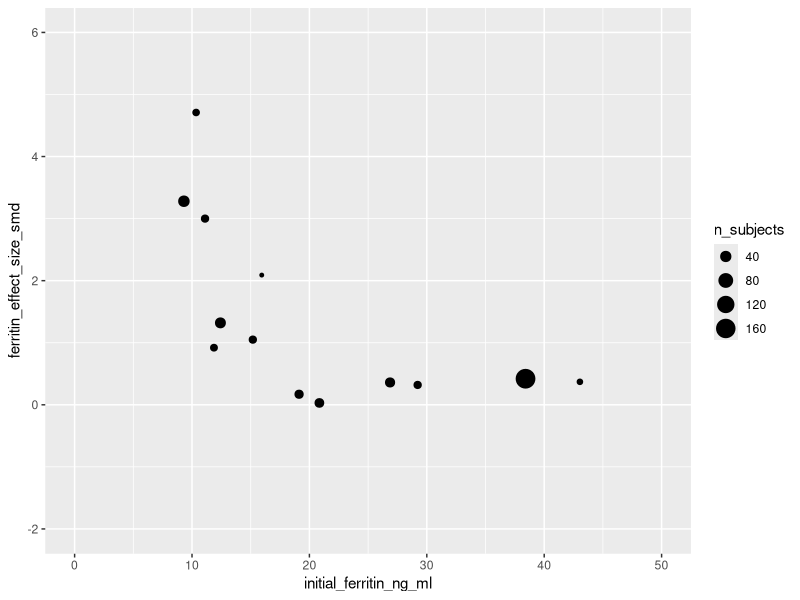
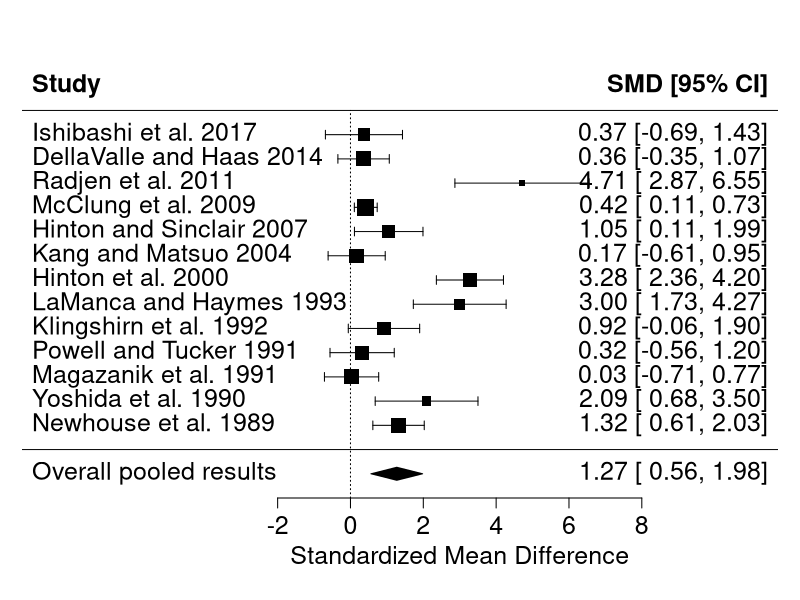
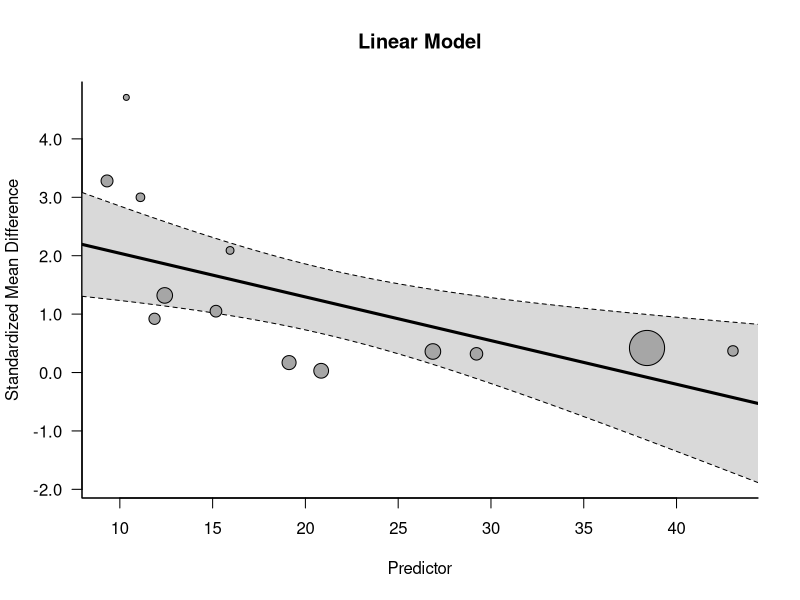
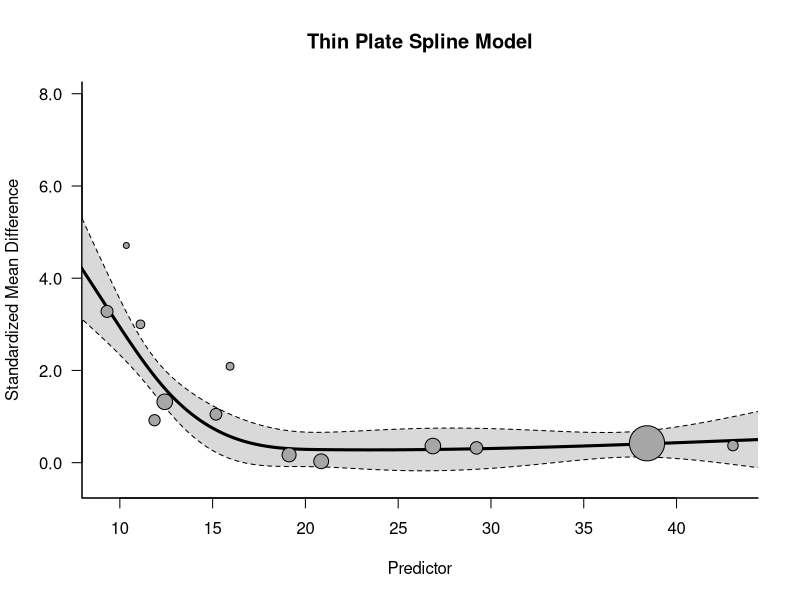
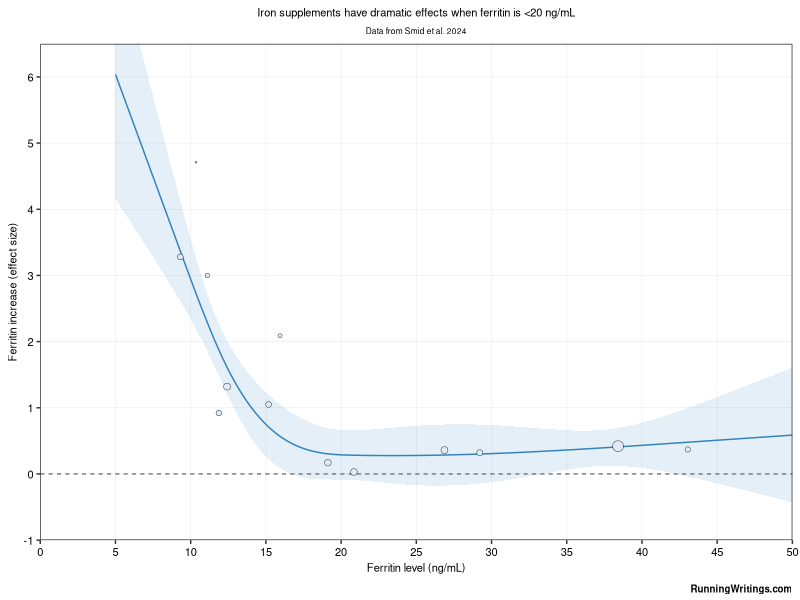
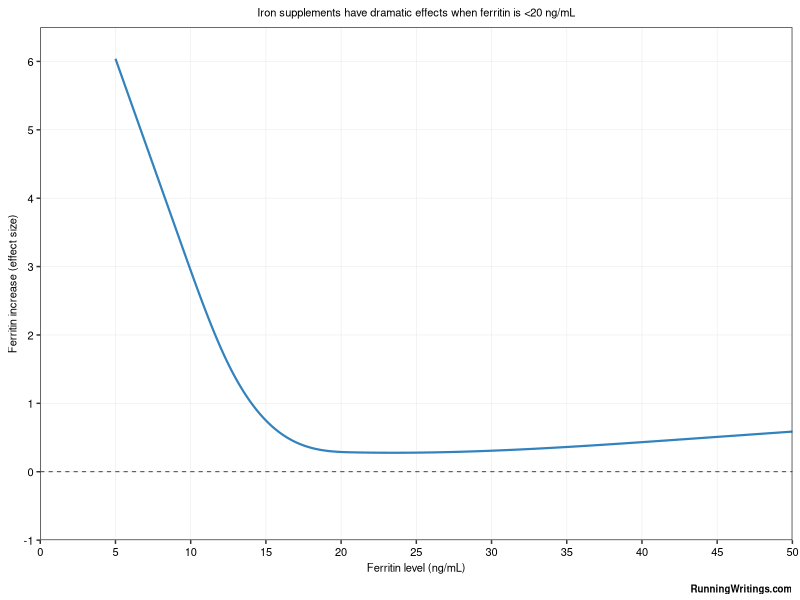
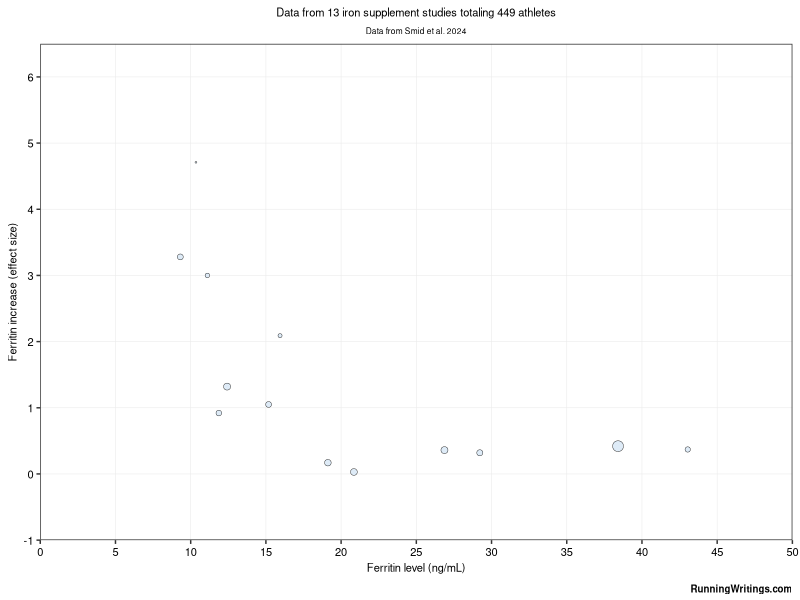
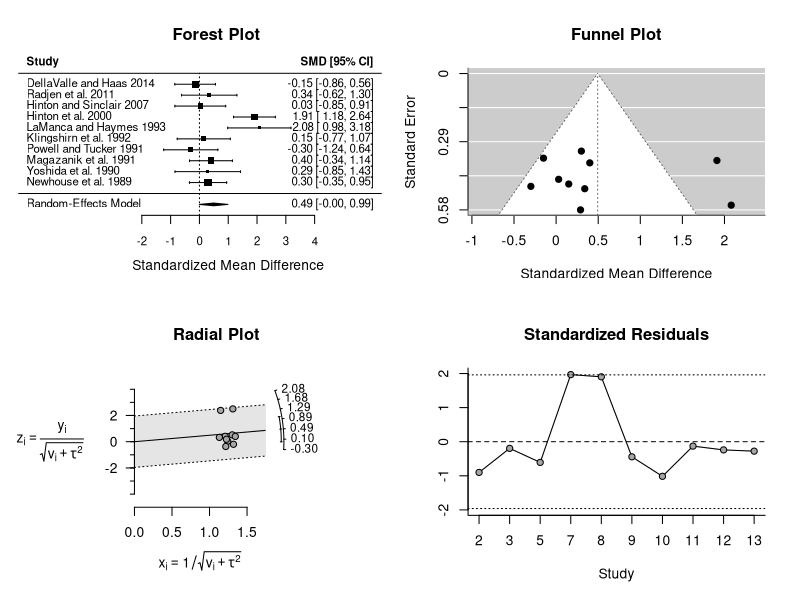

Reproduce these figures in R, in order.


library(tidyverse)
library(mgcv)
library(metafor)
 
df <- read_csv("smid_data.csv") %>%
  mutate(n_subjects = n_exp + n_control) %>%
  mutate(total_iron_taken_mg = elemental_iron_dose_mg_per_day*intervention_length_weeks*7)


df
df %>% glimpse()


df %>% 
  ggplot(aes(x=initial_ferritin_ng_ml , y=ferritin_effect_size_smd, size=n_subjects)) + 
  geom_point() + 
  lims(x=c(0,50), y=c(-2,6))


# --- use metafor to reproduce meta-analysis


meta <- rma(ferritin_effect_size_smd, sei = ferritin_std_error_smd, slab=id, 
            data = df, method="REML", measure="SMD")
meta
#Results agree, modulo minor differences in 95% CI calculations


# --- Make forest plot ----
forest(meta, header="Study", mlab="Overall pooled results", cex = 1.5)

# Generate the forest plot PNG
png("Meta-analysis forest plot of iron supplements and ferritin level increase.png", width=1200, height=600)
forest(meta, header="Study", mlab="Overall pooled results", cex=1.75,
       main="Effect of iron supplements on ferritin level",
       cex.main = 2.5)

dev.off()



#Plotting setup 
xs <- seq(5, 50, length=500)


# --- Linear fit, purely for plotting purposes --- 



res.lin <- rma(ferritin_effect_size_smd, sei = ferritin_std_error_smd, slab=id, 
               mods = ~ initial_ferritin_ng_ml,
               data = df, method="REML", measure="SMD")
res.lin


#Linear plot
regplot(res.lin, las=1, digits=1, bty="l", psize=.75/df$ferritin_std_error_smd,
        xlab="Predictor", main="Linear Model")


# --- MGCV fit ---

K <- 4

library(mgcv)
sm <- smoothCon(s(initial_ferritin_ng_ml, bs="cr", k=K), data=df, absorb.cons=TRUE)[[1]]
res.tps <- rma(ferritin_effect_size_smd, sei = ferritin_std_error_smd, slab=id, 
               mods = ~ sm$X,
               data = df, method="REML", measure="SMD")


res.tps


sav <- predict(res.tps, newmods=PredictMat(sm, data.frame(initial_ferritin_ng_ml=xs)))
regplot(res.lin, mod=2, pred=sav, xvals=xs, las=1, digits=1, bty="l",
        psize=.75/df$ferritin_std_error_smd, 
        xlab="Predictor", main="Thin Plate Spline Model")


met_plot <- data.frame(ferritin = xs,
                      yhat = sav$pred,
                      ci_lo = sav$ci.lb,
                      ci_hi = sav$ci.ub)



# -- Setup plot --


point_fill <- "#deebf7"
point_color <- "black"

lwd <- 0.5
draw_lwd <- 0.15
fnt <- 8
title_fnt <- 8
subtitle_fnt <- 6
wm_fnt <- 7
hline_lwd <- 0.25
grid_lwd <- 0.2

alf <- 0.12


bubble_max <- 3.5

#, range=c(0.5,4)

plt <- met_plot %>%
  ggplot(aes(x=ferritin, y=yhat)) +
  geom_hline(yintercept = 0, linetype = "dashed", linewidth = hline_lwd) + 
  geom_ribbon(aes(ymin = ci_lo, ymax = ci_hi), fill = "#3182bd", alpha = alf) + 
  geom_line(color = "#3182bd", linewidth = lwd) + 
  #Study bubbles
  geom_point(aes(x=initial_ferritin_ng_ml , y=ferritin_effect_size_smd, size=2/ferritin_std_error_smd ),
             data = df, 
             shape=21,
             fill = point_fill,
             stroke = 0.2,
             color = point_color) + 
  
  #Change point sizing
  scale_size(guide="none", range=c(0.5,bubble_max)) +
  #Set axis limits
  scale_x_continuous(limits = c(0,50), expand = c(0,0),
                     breaks = seq(0,50, by=5),
                     name = "Ferritin level (ng/mL)") + 
  scale_y_continuous(limits = c(-1,8), expand = c(0,0),
                     breaks = seq(-2,8,by=1),
                     name = "Ferritin increase (effect size)") + 
  coord_cartesian(ylim = c(-1,6.5))+
  ggtitle(label = "Iron supplements have dramatic effects when ferritin is <20 ng/mL", subtitle = "Data from Smid et al. 2024") + 
  labs(caption = "RunningWritings.com") + 
  theme_bw() + 
  theme(plot.title = element_text(hjust = 0.5, size=title_fnt),
        plot.caption.position = "panel",
        plot.caption = element_text(face = "bold", size = wm_fnt, vjust=0),
        plot.subtitle = element_text(hjust = 0.5, size=subtitle_fnt),
        panel.grid.major = element_line(linewidth = grid_lwd),
        panel.grid.minor = element_blank(),
        axis.title = element_text(size = fnt, color = "black"),
        axis.text = element_text(size = fnt, color = "black"))

plt


ggsave("Iron supplement and ferritin level increase - effect sizes.png", plot=plt,
       width = 1200, height = 800, units = "px")





# --- Simple plot for top of blog post


lwd <- 0.75


plt <- met_plot %>%
  ggplot(aes(x=ferritin, y=yhat)) +
  geom_hline(yintercept = 0, linetype = "dashed", linewidth = hline_lwd) + 
  geom_line(color = "#3182bd", linewidth = lwd) + 
  #Change point sizing
  scale_size(guide="none", range=c(0.5,bubble_max)) +
  #Set axis limits
  scale_x_continuous(limits = c(0,50), expand = c(0,0),
                     breaks = seq(0,50, by=5),
                     name = "Ferritin level (ng/mL)") + 
  scale_y_continuous(limits = c(-1,8), expand = c(0,0),
                     breaks = seq(-2,8,by=1),
                     name = "Ferritin increase (effect size)") + 
  coord_cartesian(ylim = c(-1,6.5))+
  ggtitle(label = "Iron supplements have dramatic effects when ferritin is <20 ng/mL") + 
  labs(caption = "RunningWritings.com") + 
  theme_bw() + 
  theme(plot.title = element_text(hjust = 0.5, size=title_fnt),
        plot.caption.position = "panel",
        plot.caption = element_text(face = "bold", size = wm_fnt, vjust=0),
        plot.subtitle = element_text(hjust = 0.5, size=subtitle_fnt),
        panel.grid.major = element_line(linewidth = grid_lwd),
        panel.grid.minor = element_blank(),
        axis.title = element_text(size = fnt, color = "black"),
        axis.text = element_text(size = fnt, color = "black"))

plt


ggsave("Iron supplement and ferritin level increase - simple.png", plot=plt,
       width = 1200, height = 800, units = "px")



# --- Bubbles only


lwd <- 0.75


plt <- met_plot %>%
  ggplot(aes(x=ferritin, y=yhat)) +
  #Study bubbles
  geom_point(aes(x=initial_ferritin_ng_ml , y=ferritin_effect_size_smd, size=2/ferritin_std_error_smd ),
             data = df, 
             shape=21,
             fill = point_fill,
             stroke = 0.2,
             color = point_color) + 
  
  #Change point sizing
  scale_size(guide="none", range=c(0.5,bubble_max)) +
  #Set axis limits
  scale_x_continuous(limits = c(0,50), expand = c(0,0),
                     breaks = seq(0,50, by=5),
                     name = "Ferritin level (ng/mL)") + 
  scale_y_continuous(limits = c(-1,8), expand = c(0,0),
                     breaks = seq(-2,8,by=1),
                     name = "Ferritin increase (effect size)") + 
  coord_cartesian(ylim = c(-1,6.5))+
  ggtitle(label = "Data from 13 iron supplement studies totaling 449 athletes", subtitle = "Data from Smid et al. 2024") + 
  labs(caption = "RunningWritings.com") + 
  theme_bw() + 
  theme(plot.title = element_text(hjust = 0.5, size=title_fnt),
        plot.caption.position = "panel",
        plot.caption = element_text(face = "bold", size = wm_fnt, vjust=0),
        plot.subtitle = element_text(hjust = 0.5, size=subtitle_fnt),
        panel.grid.major = element_line(linewidth = grid_lwd),
        panel.grid.minor = element_blank(),
        axis.title = element_text(size = fnt, color = "black"),
        axis.text = element_text(size = fnt, color = "black"))

plt

ggsave("Iron supplement and ferritin level increase - bubble plot.png", plot=plt,
       width = 1200, height = 800, units = "px")




# --------------- VO2max data ----------------





# --- use metafor to reproduce meta-analysis


meta_vo2 <- rma(vo2max_effect_size, sei = vo2max_std_error, slab=id, 
            data = df, method="REML", measure="SMD")
meta_vo2
#Results agree, modulo minor differences in 95% CI calculations

plot(meta_vo2)


# --- Make forest plot ----
forest(meta_vo2, header="Study", mlab="Overall pooled results", cex = 1.5)

# Generate the forest plot PNG
png("Meta-analysis forest plot of iron supplements and VO2max increase.png", width=1200, height=600)
forest(meta_vo2, header="Study", mlab="Overall pooled results", cex=1.75, main="Effect of iron supplements on VO2max",
       cex.main = 2.5)
dev.off()



# --- linear and spline fits -----


df_vo2 <- df %>%
  drop_na(vo2max_effect_size)
#Don't use all data for knots, just studies with VO2 measurements


#Plotting setup 
xs <- seq(5, 35, length=500) #no VO2 data for the higher ranges


res.lin_vo2 <- rma(vo2max_effect_size, sei = vo2max_std_error, slab=id, 
               mods = ~ initial_ferritin_ng_ml,
               data = df_vo2, method="REML", measure="SMD")
res.lin_vo2


#Linear plot
regplot(res.lin_vo2, las=1, digits=1, bty="l", psize=.75/df_vo2$vo2max_std_error,
        xlab="Predictor", main="Linear Model")


# --- MGCV fit ---

K <- 3 #Fewer studies, fewer knots


library(mgcv)
sm <- smoothCon(s(initial_ferritin_ng_ml, bs="cr", k=K), data=df_vo2, absorb.cons=TRUE)[[1]]
res.tps_vo2 <- rma(vo2max_effect_size, sei = vo2max_std_error, slab=id, 
               mods = ~ sm$X,
               data = df_vo2, method="REML", measure="SMD")
res.tps_vo2


sav <- predict(res.tps_vo2, newmods=PredictMat(sm, data.frame(initial_ferritin_ng_ml=xs)))
regplot(res.lin_vo2, mod=2, pred=sav, xvals=xs, las=1, digits=1, bty="l",
        psize=.75/df_vo2$vo2max_std_error, 
        xlab="Predictor", main="Thin Plate Spline Model")


met_plot_vo2 <- data.frame(ferritin = xs,
                       yhat = sav$pred,
                       ci_lo = sav$ci.lb,
                       ci_hi = sav$ci.ub)




# ---- VO2max plot 



# -- Setup plot --


point_fill <- "#efedf5"
point_color <- "black"

line_col <- "#756bb1"
rib_col <- "#756bb1"

lwd <- 0.5
draw_lwd <- 0.15
fnt <- 8
title_fnt <- 8
subtitle_fnt <- 6
wm_fnt <- 7
hline_lwd <- 0.25
grid_lwd <- 0.2

alf <- 0.15


bubble_max <- 3.5

#, range=c(0.5,4)

plt <- met_plot_vo2 %>%
  ggplot(aes(x=ferritin, y=yhat)) +
  geom_hline(yintercept = 0, linetype = "dashed", linewidth = hline_lwd) + 
  geom_ribbon(aes(ymin = ci_lo, ymax = ci_hi), fill = rib_col, alpha = alf) + 
  geom_line(color = line_col, linewidth = lwd) + 
  #Study bubbles
  geom_point(aes(x=initial_ferritin_ng_ml , y=vo2max_effect_size, size=2/vo2max_std_error),
             data = df_vo2, 
             shape=21,
             fill = point_fill,
             stroke = 0.2,
             color = point_color) + 
  #Change point sizing
  scale_size(guide="none", range=c(0.5,bubble_max)) +
  #Set axis limits
  scale_x_continuous(limits = c(0,35), expand = c(0,0),
                     breaks = seq(0,35, by=5),
                     name = "Ferritin level (ng/mL)") + 
  scale_y_continuous(limits = c(-2,4), expand = c(0,0),
                     breaks = seq(-2,4,by=1),
                     name = "VO2max increase (effect size)") + 
  coord_cartesian(ylim = c(-1,4))+
  ggtitle(label = "Iron supplements increase VO2max when ferritin is <15 ng/mL", subtitle = "Data from Smid et al. 2024") + 
  labs(caption = "RunningWritings.com") + 
  theme_bw() + 
  theme(plot.title = element_text(hjust = 0.5, size=title_fnt),
        plot.caption.position = "panel",
        plot.caption = element_text(face = "bold", size = wm_fnt, vjust=0),
        plot.subtitle = element_text(hjust = 0.5, size=subtitle_fnt),
        panel.grid.major = element_line(linewidth = grid_lwd),
        panel.grid.minor = element_blank(),
        axis.title = element_text(size = fnt, color = "black"),
        axis.text = element_text(size = fnt, color = "black"))

plt


ggsave("Iron supplement and VO2max increase - effect sizes.png", plot=plt,
       width = 1200, height = 800, units = "px")
